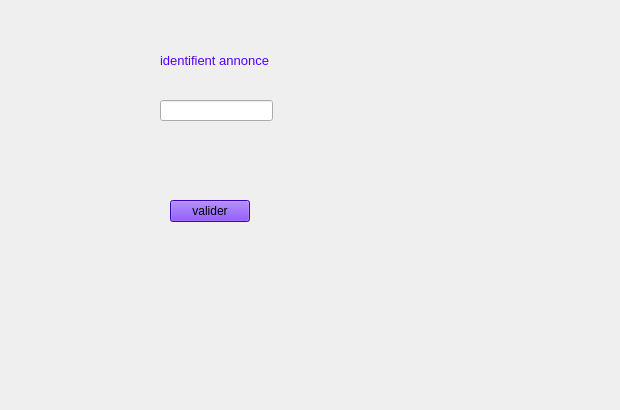
          <widget class="QWidget" name="tab_5">
           <attribute name="title">
            <string>supprimer</string>
           </attribute>
           <widget class="QLabel" name="label_14">
            <property name="geometry">
             <rect>
              <x>0</x>
              <y>0</y>
              <width>471</width>
              <height>321</height>
             </rect>
            </property>
            <property name="text">
             <string/>
            </property>
            <property name="pixmap">
             <pixmap>../../OneDrive/Documents/images/bg.jpg</pixmap>
            </property>
           </widget>
           <widget class="QPushButton" name="valdiersup">
            <property name="geometry">
             <rect>
              <x>170</x>
              <y>200</y>
              <width>80</width>
              <height>22</height>
             </rect>
            </property>
            <property name="cursor">
             <cursorShape>PointingHandCursor</cursorShape>
            </property>
            <property name="styleSheet">
             <string notr="true">background-color: rgb(85, 0, 255);</string>
            </property>
            <property name="text">
             <string>valider</string>
            </property>
           </widget>
           <widget class="QLabel" name="label_24">
            <property name="geometry">
             <rect>
              <x>160</x>
              <y>50</y>
              <width>111</width>
              <height>20</height>
             </rect>
            </property>
            <property name="palette">
             <palette>
              <active>
               <colorrole role="WindowText">
                <brush brushstyle="SolidPattern">
                 <color alpha="255">
                  <red>85</red>
                  <green>0</green>
                  <blue>255</blue>
                 </color>
                </brush>
               </colorrole>
              </active>
              <inactive>
               <colorrole role="WindowText">
                <brush brushstyle="SolidPattern">
                 <color alpha="255">
                  <red>85</red>
                  <green>0</green>
                  <blue>255</blue>
                 </color>
                </brush>
               </colorrole>
              </inactive>
              <disabled>
               <colorrole role="WindowText">
                <brush brushstyle="SolidPattern">
                 <color alpha="255">
                  <red>120</red>
                  <green>120</green>
                  <blue>120</blue>
                 </color>
                </brush>
               </colorrole>
              </disabled>
             </palette>
            </property>
            <property name="font">
             <font>
              <pointsize>10</pointsize>
             </font>
            </property>
            <property name="contextMenuPolicy">
             <enum>Qt::DefaultContextMenu</enum>
            </property>
            <property name="text">
             <string>identifient annonce</string>
            </property>
           </widget>
           <widget class="QLineEdit" name="lineEdit_id">
            <property name="geometry">
             <rect>
              <x>160</x>
              <y>100</y>
              <width>113</width>
              <height>21</height>
             </rect>
            </property>
           </widget>
           <widget class="QLabel" name="label_41">
            <property name="geometry">
             <rect>
              <x>0</x>
              <y>-30</y>
              <width>611</width>
              <height>401</height>
             </rect>
            </property>
            <property name="text">
             <string/>
            </property>
            <property name="pixmap">
             <pixmap>../images/bg.jpg</pixmap>
            </property>
           </widget>
           <zorder>label_41</zorder>
           <zorder>label_14</zorder>
           <zorder>valdiersup</zorder>
           <zorder>label_24</zorder>
           <zorder>lineEdit_id</zorder>
          </widget>
